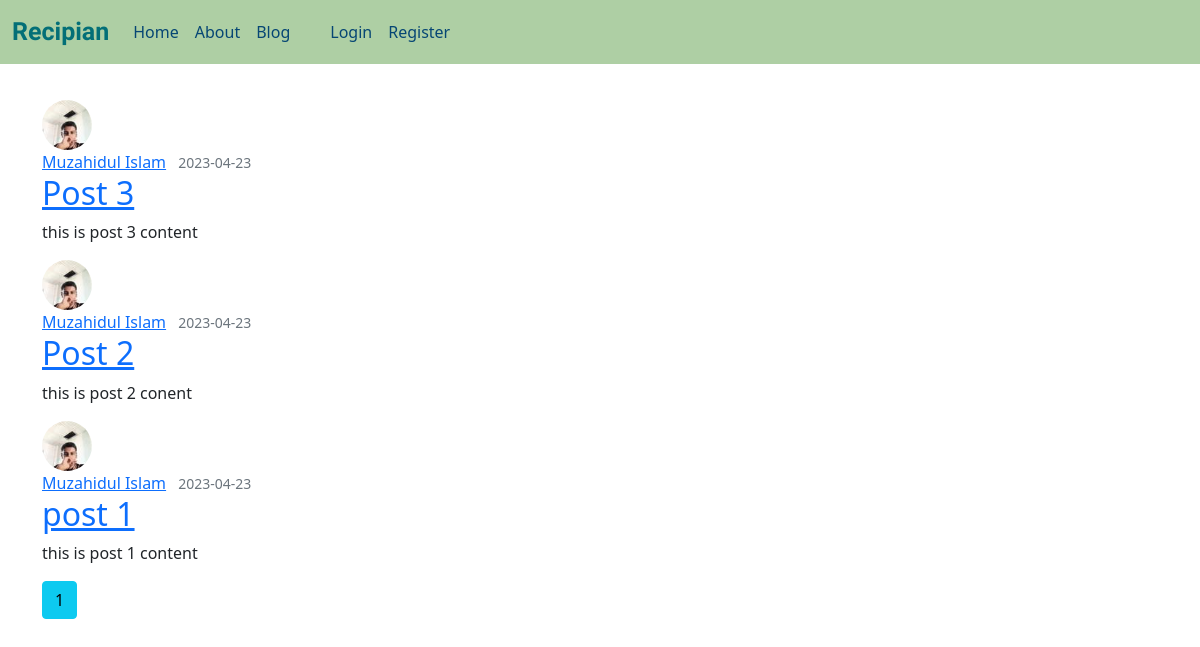
/blog, run on an earlier commit of the app's database.
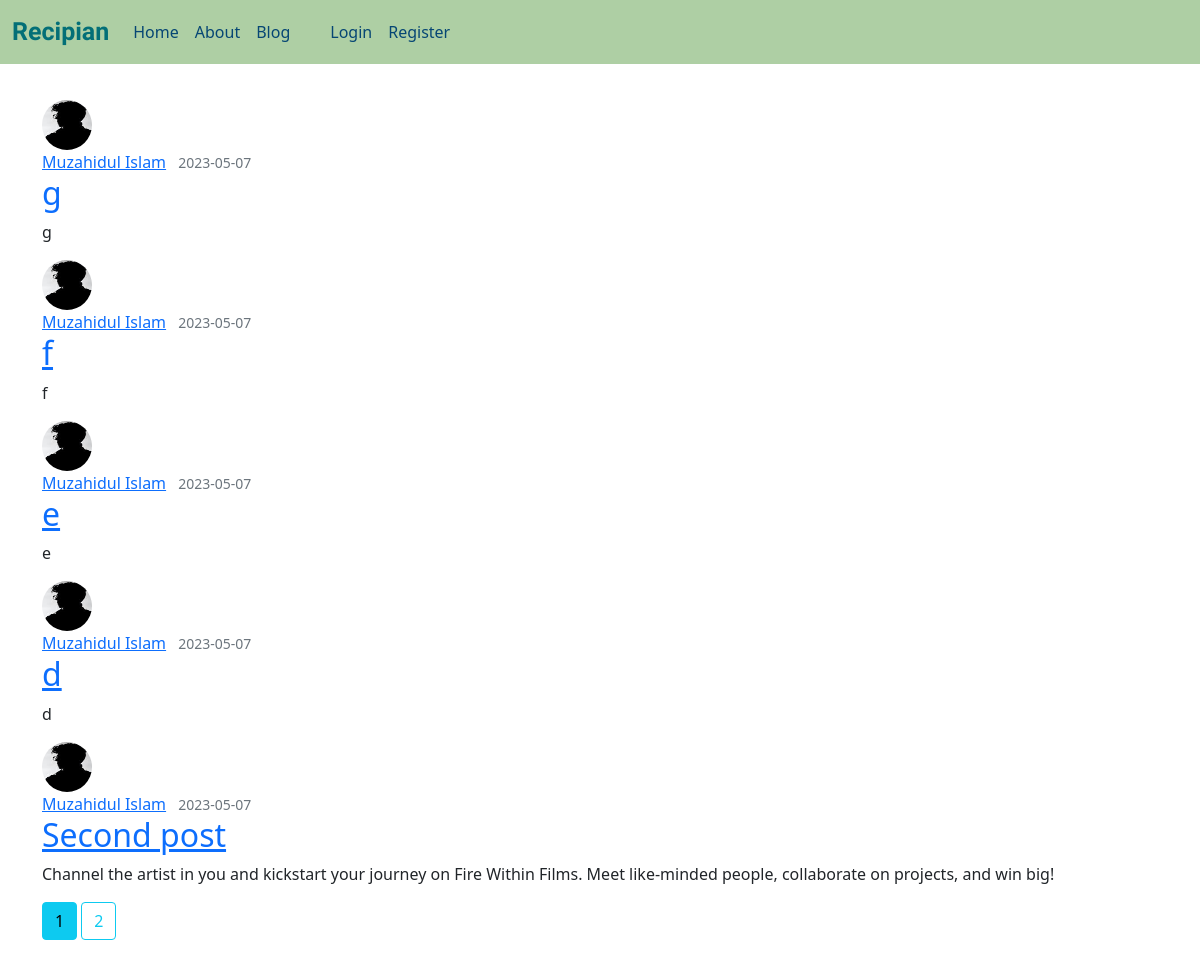
And on a later commit of the database.
### flaskblog/models.py (models this page shows, shortened)
class Post(db.Model):
    id = db.Column(db.Integer,primary_key=True)
    title = db.Column(db.String(100), nullable=False)
    date_posted  = db.Column(db.DateTime, nullable=False , default = datetime.utcnow)
    content = db.Column(db.String(1000), nullable = False)
    user_id = db.Column(db.Integer, db.ForeignKey('user.id'), nullable = False)

class User(db.Model, UserMixin):
    id = db.Column(db.Integer,primary_key=True)
    username = db.Column(db.String(20),unique=True,nullable=False)
    email = db.Column(db.String(120),unique=True,nullable=False)
    image_file = db.Column(db.String(20),nullable=False, default = 'default.jpg')
    password = db.Column(db.String(60),nullable=False)
    posts = db.relationship('Post', backref='author',lazy=True)

### flaskblog/routes.py (the view)
@app.route("/blog")
def blog():
    page = request.args.get('page',1, type=int)
    posts = Post.query.order_by(Post.date_posted.desc()).paginate(page=page, per_page=5)
    return render_template('blog.html',title ='Blog',posts=posts)

### flaskblog/templates/blog.html
{% extends "layout.html" %}
{% block content%}
    {% for post in posts.items %}
        <article class="media content-section">
            <img class="rounded-circle article-img" src="{{url_for('static', filename='profilePic/' + post.author.image_file)}}" width="50px"  height="50px" alt="">
            <div class="media-body">
                <div class="article-metadata">
                    <a class="me-2" href="{{url_for('user_posts', username=post.author.username)}}">{{post.author.username}}</a>
                    <small class="text-muted">{{post.date_posted.strftime('%Y-%m-%d')}}</small>
                </div>
                <h2><a class="article-title" href="{{url_for('post', post_id=post.id)}}">{{post.title}}</a></h2>
                <p>{{post.content}}</p>
            </div>
        </article>
    {% endfor%}
    {% for page_num in posts.iter_pages(left_edge=1, right_edge=1, left_current=1, right_current=2) %}
        {% if page_num %}
            {% if posts.page == page_num %}
                <a class="btn btn-info mb-4" href="{{url_for('blog',page=page_num)}}">{{page_num}}</a>
            {% else %}
                <a class="btn btn-outline-info mb-4" href="{{url_for('blog',page=page_num)}}">{{page_num}}</a>
            {% endif %}
        {% else %}
        ...
        {% endif %}
    {% endfor %}
{% endblock content%}

What changed in the data, as far as the page shows it:
no longer on this page (row edited): Post: image_file (picture), author.username "Muzahidul Islam", date_posted "2023-04-23", title "post 1", content "this is post 1 content"
added Post: image_file (placeholder picture), author.username "Muzahidul Islam", date_posted "2023-05-07", title "g", content "g"
added Post: image_file (placeholder picture), author.username "Muzahidul Islam", date_posted "2023-05-07", title "f", content "f"
added Post: image_file (placeholder picture), author.username "Muzahidul Islam", date_posted "2023-05-07", title "e", content "e"
changed Post (number 4 of 5 on the later page): image_file: picture removed, a placeholder shows; date_posted "2023-04-23" → "2023-05-07"; title "Post 3" → "d"; content "this is post 3 content" → "d"
changed Post: image_file: picture removed, a placeholder shows; date_posted "2023-04-23" → "2023-05-07"; title "Post 2" → "Second post"; content "this is post 2 conent" → "Channel the artist in you and kickstart your journey on Fire Within Films. Meet like-minded people, collaborate on projects, and win big!"
Also different on the page:
new list line: "2"
